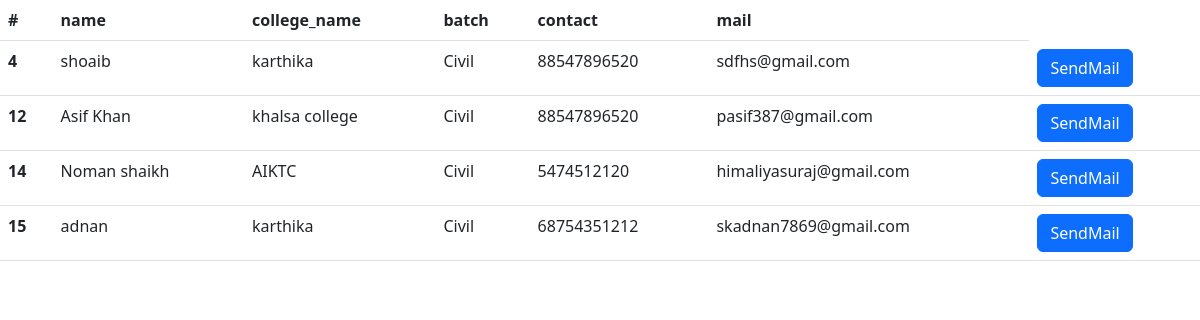
The app's page /showcivil/ with its own data.
### mc_student/models.py (models this page shows)
class Medical_Civil(models.Model):
    CHOICES =(
    ("Medical", "Medical"),
    ("Civil", "Civil Engineering"),
)
    name=models.CharField(max_length=255)
    college_name=models.CharField(max_length=255)
    batch=models.CharField(max_length=255,choices=CHOICES)
    cotact=models.BigIntegerField()
    mail=models.EmailField()

### mc_student/views.py (the view)
# urls.py: path('showcivil/',views.showengineering,name="showcivil"),
def showengineering(reqeust):
    shows=Medical_Civil.objects.filter(batch='Civil')
    context={'shows':shows}
    return render(reqeust,'civil.html',context)

### mc_student/templates/civil.html (shortened to what this page needs)
<!doctype html>
<html lang="en">
  <head>
    <link href="https://cdn.jsdelivr.net/npm/bootstrap@5.3.0-alpha1/dist/css/bootstrap.min.css" rel="stylesheet">
  </head>
  <body>
    <table class="table">
      <thead>
        <tr>
          <th scope="col">#</th>
          <th scope="col">name</th>
          <th scope="col">college_name</th>
          <th scope="col">batch</th>
          <th scope="col">contact</th>
          <th scope="col">mail</th>
        </tr>
      </thead>
      <tbody>
          {% for j in shows %}
        <tr>
          <th scope="row">{{j.id}}</th>
          <td>{{j.name}}</td>
          <td>{{j.college_name}}</td>
          <td>{{j.batch}}</td>
          <td>{{j.cotact}}</td>
          <td>{{j.mail}}</td>
          <td>
            <button type="button" class="btn btn-primary" data-bs-toggle="modal" data-bs-target="#exampleModal">
              SendMail
            </button>
          </td>
        </tr>
        {% endfor %}
      </tbody>
    </table>
  </body>
</html>

### records on screen
Medical_Civil: id "4", name "shoaib", college_name "karthika", batch "Civil", cotact "88547896520", mail "sdfhs@gmail.com"
Medical_Civil: id "12", name "Asif Khan", college_name "khalsa college", batch "Civil", cotact "88547896520", mail "pasif387@gmail.com"
Medical_Civil: id "14", name "Noman shaikh", college_name "AIKTC", batch "Civil", cotact "5474512120", mail "himaliyasuraj@gmail.com"
Medical_Civil: id "15", name "adnan", college_name "karthika", batch "Civil", cotact "68754351212", mail "skadnan7869@gmail.com"
